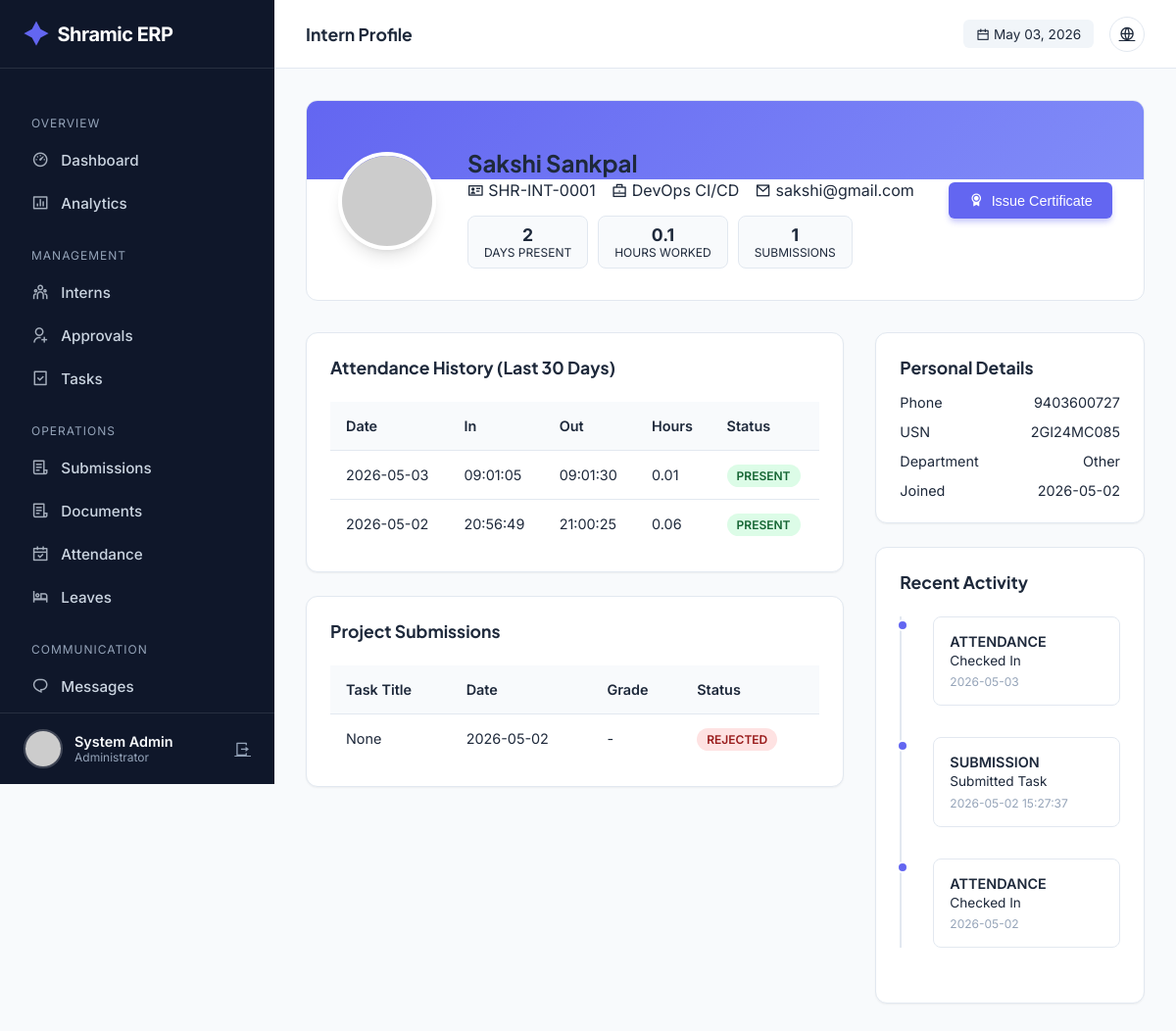
The app's page /admin/intern/2 (signed in) with its own data.
### tables this page shows
CREATE TABLE users (
            id INTEGER PRIMARY KEY AUTOINCREMENT,
            intern_id TEXT UNIQUE,
            usn TEXT UNIQUE NOT NULL,
            full_name TEXT NOT NULL,
            phone TEXT NOT NULL,
            email TEXT UNIQUE NOT NULL,
            password_hash TEXT NOT NULL,
            role TEXT NOT NULL,
            photo_url TEXT,
            status TEXT DEFAULT 'PENDING',
            is_admin BOOLEAN DEFAULT 0,
            department TEXT,
            join_date DATE,
            emergency_contact TEXT,
            address TEXT,
            last_login TIMESTAMP,
            login_count INTEGER DEFAULT 0,
            created_at TIMESTAMP DEFAULT CURRENT_TIMESTAMP,
            updated_at TIMESTAMP DEFAULT CURRENT_TIMESTAMP
        );

CREATE TABLE attendance (
            id INTEGER PRIMARY KEY AUTOINCREMENT,
            user_id INTEGER,
            date DATE NOT NULL,
            check_in_time TIMESTAMP,
            check_out_time TIMESTAMP,
            work_hours REAL,
            location TEXT,
            ip_address TEXT,
            notes TEXT,
            status TEXT DEFAULT 'PRESENT',
            FOREIGN KEY (user_id) REFERENCES users(id),
            UNIQUE(user_id, date)
        );

CREATE TABLE submissions (
            id INTEGER PRIMARY KEY AUTOINCREMENT,
            user_id INTEGER,
            task_id INTEGER,
            content TEXT,
            file_url TEXT,
            file_type TEXT,
            file_size INTEGER,
            status TEXT DEFAULT 'PENDING',
            version INTEGER DEFAULT 1,
            submitted_at TIMESTAMP DEFAULT CURRENT_TIMESTAMP,
            reviewed_at TIMESTAMP,
            reviewed_by INTEGER,
            feedback TEXT,
            grade TEXT,
            FOREIGN KEY (user_id) REFERENCES users(id),
            FOREIGN KEY (task_id) REFERENCES tasks(id),
            FOREIGN KEY (reviewed_by) REFERENCES users(id)
        );

### app.py (the view)
@app.route('/admin/intern/<int:intern_id>')
@login_required
@admin_required
def admin_intern_detail(intern_id):
    conn = get_db_connection()
    cur = conn.cursor()
    cur.execute("SELECT * FROM users WHERE id = ?", (intern_id,))
    intern = cur.fetchone()
    if not intern:
        flash('Intern not found.', 'error')
        conn.close()
        return redirect(url_for('admin_dashboard'))
    cur.execute("""
        SELECT * FROM attendance
        WHERE user_id = ?
        ORDER BY date DESC
        LIMIT 30
    """, (intern_id,))
    attendance_records = cur.fetchall()
    cur.execute("""
        SELECT
            COUNT(*) as total_days,
            SUM(work_hours) as total_hours,
            AVG(work_hours) as avg_hours
        FROM attendance
        WHERE user_id = ? AND check_in_time IS NOT NULL
    """, (intern_id,))
    attendance_stats = cur.fetchone()
    cur.execute("""
        SELECT s.*, t.title as task_title, t.priority
        FROM submissions s
        LEFT JOIN tasks t ON s.task_id = t.id
        WHERE s.user_id = ?
        ORDER BY s.submitted_at DESC
    """, (intern_id,))
    submissions = cur.fetchall()
    cur.execute("""
        SELECT 'ATTENDANCE' as type, date as timestamp, 'Checked In' as details
        FROM attendance WHERE user_id = ?
        UNION ALL
        SELECT 'SUBMISSION' as type, submitted_at as timestamp, 'Submitted Task' as details
        FROM submissions WHERE user_id = ?
        ORDER BY timestamp DESC LIMIT 10
    """, (intern_id, intern_id))
    timeline = cur.fetchall()
    conn.close()
    return render_template('admin/intern_detail.html',
        intern=intern,
        attendance_records=attendance_records,
        stats=attendance_stats,
        submissions=submissions,
        timeline=timeline
    )

### templates/admin/intern_detail.html (shortened to what this page needs)
{% extends "admin/base.html" %} {% block page_title %}Intern Profile{% endblock
%} {% block content %}
<div class="profile-header">
  <div class="profile-bg"></div>
  <img
    src="{{ url_for('static', filename='uploads/profiles/' + intern.photo_url) if intern.photo_url else 'https://ui-avatars.com/api/?name=' + intern.full_name }}"
    class="profile-img"
    alt="Profile"
  />
  <div class="profile-info" style="flex: 1">
    <h2 style="margin-bottom: 0.2rem">{{ intern.full_name }}</h2>
    <div
      style="
        color: var(--text-secondary);
        margin-bottom: 1rem;
        display: flex;
        gap: 1rem;
        align-items: center;
      "
    >
      <span><i class="ri-id-card-line"></i> {{ intern.intern_id }}</span>
      <span><i class="ri-briefcase-line"></i> {{ intern.role }}</span>
      <span><i class="ri-mail-line"></i> {{ intern.email }}</span>
    </div>
    <div style="display: flex; gap: 10px; flex-wrap: wrap">
      <div class="stat-pill">
        <strong>{{ stats.total_days or 0 }}</strong>
        <span>Days Present</span>
      </div>
      <div class="stat-pill">
        <strong
          >{{ stats.total_hours|round(1) if stats.total_hours else 0 }}</strong
        >
        <span>Hours Worked</span>
      </div>
      <div class="stat-pill">
        <strong>{{ submissions|length }}</strong>
        <span>Submissions</span>
      </div>
    </div>
  </div>
  <div
    style="
      position: relative;
      z-index: 1;
      display: flex;
      flex-direction: column;
      gap: 10px;
    "
  >
    <form
      action="{{ url_for('generate_certificate', user_id=intern.id) }}"
      method="POST"
    >
      <button class="btn btn-primary" style="width: 100%">
        <i class="ri-award-fill"></i> Issue Certificate
      </button>
    </form>
  </div>
</div>
<div class="detail-grid">
  <div style="display: flex; flex-direction: column; gap: 1.5rem">
    <div class="card">
      <h3 style="font-size: 1.1rem; margin-bottom: 1.5rem">
        Attendance History (Last 30 Days)
      </h3>
      <div class="table-container">
        <table>
          <thead>
            <tr>
              <th>Date</th>
              <th>In</th>
              <th>Out</th>
              <th>Hours</th>
              <th>Status</th>
            </tr>
          </thead>
          <tbody>
            {% for record in attendance_records %}
            <tr>
              <td>{{ record.date }}</td>
              <td>
                {{ record.check_in_time.split(' ')[1] if record.check_in_time
                else '-' }}
              </td>
              <td>
                {{ record.check_out_time.split(' ')[1] if record.check_out_time
                else '-' }}
              </td>
              <td>{{ record.work_hours }}</td>
              <td><span class="badge badge-success">Present</span></td>
            </tr>
            {% endfor %}
          </tbody>
        </table>
      </div>
    </div>
    <div class="card">
      <h3 style="font-size: 1.1rem; margin-bottom: 1.5rem">
        Project Submissions
      </h3>
      <div class="table-container">
        <table>
          <thead>
            <tr>
              <th>Task Title</th>
              <th>Date</th>
              <th>Grade</th>
              <th>Status</th>
            </tr>
          </thead>
          <tbody>
            {% for sub in submissions %}
            <tr>
              <td>{{ sub.task_title }}</td>
              <td>{{ sub.submitted_at.split(' ')[0] }}</td>
              <td>
                {% if sub.grade %}
                <span style="font-weight: 700; color: var(--primary)"
                  >{{ sub.grade }}</span
                >
                {% else %}-{% endif %}
              </td>
              <td>
                {% if sub.status == 'APPROVED' %}
                <span class="badge badge-success">Approved</span>
                {% elif sub.status == 'REJECTED' %}
                <span class="badge badge-danger">Rejected</span>
                {% else %}
                <span class="badge badge-warning">Pending</span>
                {% endif %}
              </td>
            </tr>
            {% endfor %}
          </tbody>
        </table>
      </div>
    </div>
  </div>
  <div style="display: flex; flex-direction: column; gap: 1.5rem">
    <div class="card">
      <h3 style="font-size: 1.1rem; margin-bottom: 1rem">Personal Details</h3>
      <div
        style="
          display: flex;
          flex-direction: column;
          gap: 0.8rem;
          font-size: 0.9rem;
        "
      >
        <div style="display: flex; justify-content: space-between">
          <span style="color: var(--text-secondary)">Phone</span>
          <span>{{ intern.phone }}</span>
        </div>
        <div style="display: flex; justify-content: space-between">
          <span style="color: var(--text-secondary)">USN</span>
          <span>{{ intern.usn }}</span>
        </div>
        <div style="display: flex; justify-content: space-between">
          <span style="color: var(--text-secondary)">Department</span>
          <span>{{ intern.department }}</span>
        </div>
        <div style="display: flex; justify-content: space-between">
          <span style="color: var(--text-secondary)">Joined</span>
          <span>{{ intern.join_date }}</span>
        </div>
      </div>
    </div>
    <div class="card">
      <h3 style="font-size: 1.1rem; margin-bottom: 1.5rem">Recent Activity</h3>
      <div class="timeline">
        {% for log in timeline %}
        <div class="timeline-item">
          <div class="timeline-dot"></div>
          <div class="timeline-content">
            <div style="font-weight: 600; margin-bottom: 0.2rem">
              {{ log.type }}
            </div>
            <div style="font-size: 0.85rem; color: var(--text-secondary)">
              {{ log.details }}
            </div>
            <div
              style="
                font-size: 0.75rem;
                color: var(--text-light);
                margin-top: 0.4rem;
              "
            >
              {{ log.timestamp }}
            </div>
          </div>
        </div>
        {% else %}
        <p style="color: var(--text-light)">No recent logs.</p>
        {% endfor %}
      </div>
    </div>
  </div>
</div>
{% endblock %}

### templates/admin/base.html (shortened to what this page needs)
<!doctype html>
<html lang="en">
  <head>
    <link
      href="https://cdn.jsdelivr.net/npm/remixicon@4.1.0/fonts/remixicon.css"
      rel="stylesheet"
    />
  </head>
  <body>
    <aside class="sidebar" id="sidebar">
      <a href="/" class="brand">
        <i class="ri-shining-2-fill"></i> Shramic ERP
      </a>
      <ul class="nav-menu">
        <li class="nav-label">Overview</li>
        <li>
          <a
            href="{{ url_for('admin_dashboard') }}"
            class="nav-link {% if request.endpoint == 'admin_dashboard' %}active{% endif %}"
            ><i class="ri-dashboard-3-line"></i> Dashboard</a
          >
        </li>
        <li>
          <a
            href="{{ url_for('admin_analytics') }}"
            class="nav-link {% if request.endpoint == 'admin_analytics' %}active{% endif %}"
            ><i class="ri-bar-chart-box-line"></i> Analytics</a
          >
        </li>
        <li class="nav-label">Management</li>
        <li>
          <a
            href="{{ url_for('admin_interns') }}"
            class="nav-link {% if request.endpoint == 'admin_interns' %}active{% endif %}"
            ><i class="ri-team-line"></i> Interns</a
          >
        </li>
        <li>
          <a
            href="{{ url_for('admin_approvals') }}"
            class="nav-link {% if request.endpoint == 'admin_approvals' %}active{% endif %}"
            ><i class="ri-user-add-line"></i> Approvals</a
          >
        </li>
        <li>
          <a
            href="{{ url_for('admin_tasks') }}"
            class="nav-link {% if request.endpoint == 'admin_tasks' %}active{% endif %}"
            ><i class="ri-task-line"></i> Tasks</a
          >
        </li>
        <li class="nav-label">Operations</li>
        <li>
          <a
            href="{{ url_for('admin_submissions') }}"
            class="nav-link {% if request.endpoint == 'admin_submissions' %}active{% endif %}"
            ><i class="ri-file-list-3-line"></i> Submissions</a
          >
        </li>
        <li>
  <a
    href="{{ url_for('admin_documents') }}"
    class="nav-link {% if request.endpoint == 'admin_documents' %}active{% endif %}"
  >
    <i class="ri-file-list-3-line"></i> Documents
  </a>
</li>
        <li>
          <a
            href="{{ url_for('admin_attendance') }}"
            class="nav-link {% if request.endpoint == 'admin_attendance' %}active{% endif %}"
            ><i class="ri-calendar-check-line"></i> Attendance</a
          >
        </li>
        <li>
          <a
            href="{{ url_for('admin_leaves') }}"
            class="nav-link {% if request.endpoint == 'admin_leaves' %}active{% endif %}"
            ><i class="ri-hotel-bed-line"></i> Leaves</a
          >
        </li>
        <li class="nav-label">Communication</li>
        <li>
          <a
            href="{{ url_for('admin_messages') }}"
            class="nav-link {% if request.endpoint == 'admin_messages' %}active{% endif %}"
            ><i class="ri-chat-1-line"></i> Messages</a
          >
        </li>
        <li>
          <a
            href="{{ url_for('admin_announcements') }}"
            class="nav-link {% if request.endpoint == 'admin_announcements' %}active{% endif %}"
            > Announcements</a
          >
        </li>
      </ul>
      <div class="user-profile">
        <img
          src="{{ url_for('static', filename='uploads/profiles/' + current_user.photo_url) if current_user.photo_url else 'https://ui-avatars.com/api/?name=Admin&background=random' }}"
          class="user-avatar"
          alt="Admin"
        />
        <div style="flex: 1; overflow: hidden">
          <div
            style="
              font-weight: 600;
              font-size: 0.9rem;
              white-space: nowrap;
              text-overflow: ellipsis;
            "
          >
            {{ current_user.full_name }}
          </div>
          <div style="font-size: 0.75rem; color: var(--text-light)">
            Administrator
          </div>
        </div>
        <a
          href="{{ url_for('logout') }}"
          title="Logout"
          style="color: var(--text-light)"
          ><i class="ri-logout-box-r-line"></i
        ></a>
      </div>
    </aside>
    <div class="main-wrapper">
      <header class="top-header">
        <div style="display: flex; align-items: center; gap: 1rem">
          <h2 class="page-title">
            {% block page_title %}Dashboard{% endblock %}
          </h2>
        </div>
        <div class="header-actions">
          <div
            style="
              font-size: 0.85rem;
              color: var(--text-secondary);
              background: #f1f5f9;
              padding: 0.4rem 0.8rem;
              border-radius: 6px;
            "
          >
            <i class="ri-calendar-line"></i> {{ now.strftime('%b %d, %Y') }}
          </div>
          <a href="{{ url_for('index') }}" class="btn-icon" title="View Site"
            ><i class="ri-global-line"></i
          ></a>
        </div>
      </header>
      <div class="content">
         {% block content %}{% endblock %}
      </div>
    </div>
  </body>
</html>

### records on screen
users: full_name "System Admin"
users: full_name "Sakshi Sankpal", intern_id "SHR-INT-0001", role "DevOps CI/CD", email "sakshi@gmail.com", phone "9403600727", usn "2GI24MC085", department "Other", join_date "2026-05-02"
attendance: date "2026-05-03", check_in_time "09:01:05", check_out_time "09:01:30", work_hours "0.01", type "ATTENDANCE", details "Checked In", timestamp "2026-05-03"
attendance: date "2026-05-02", check_in_time "20:56:49", check_out_time "21:00:25", work_hours "0.06", type "ATTENDANCE", details "Checked In", timestamp "2026-05-02"
submissions: task_title "None", submitted_at "2026-05-02", status "REJECTED"

### other values on screen
{{ now.strftime('%b %d, %Y') }} "May 03, 2026"
{{ stats.total_days or 0 }} "2"
{{ stats.total_hours|round(1) if stats.total_hours else 0 }} "0.1"
{{ submissions|length }} "1"
{{ log.type }} "SUBMISSION"
{{ log.details }} "Submitted Task"
{{ log.timestamp }} "2026-05-02 15:27:37"
